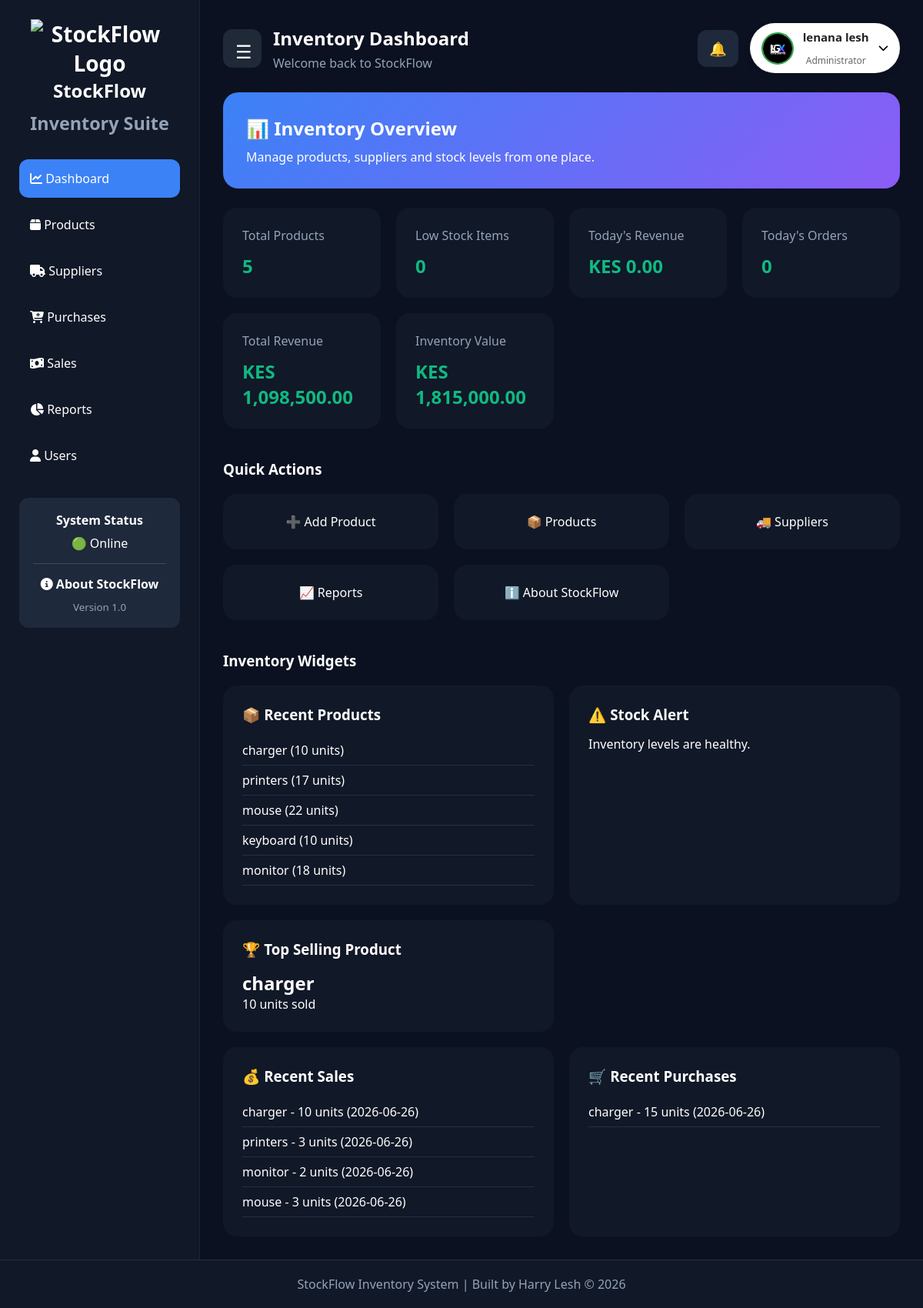
The page /dashboard (signed in) on the database as committed earlier.
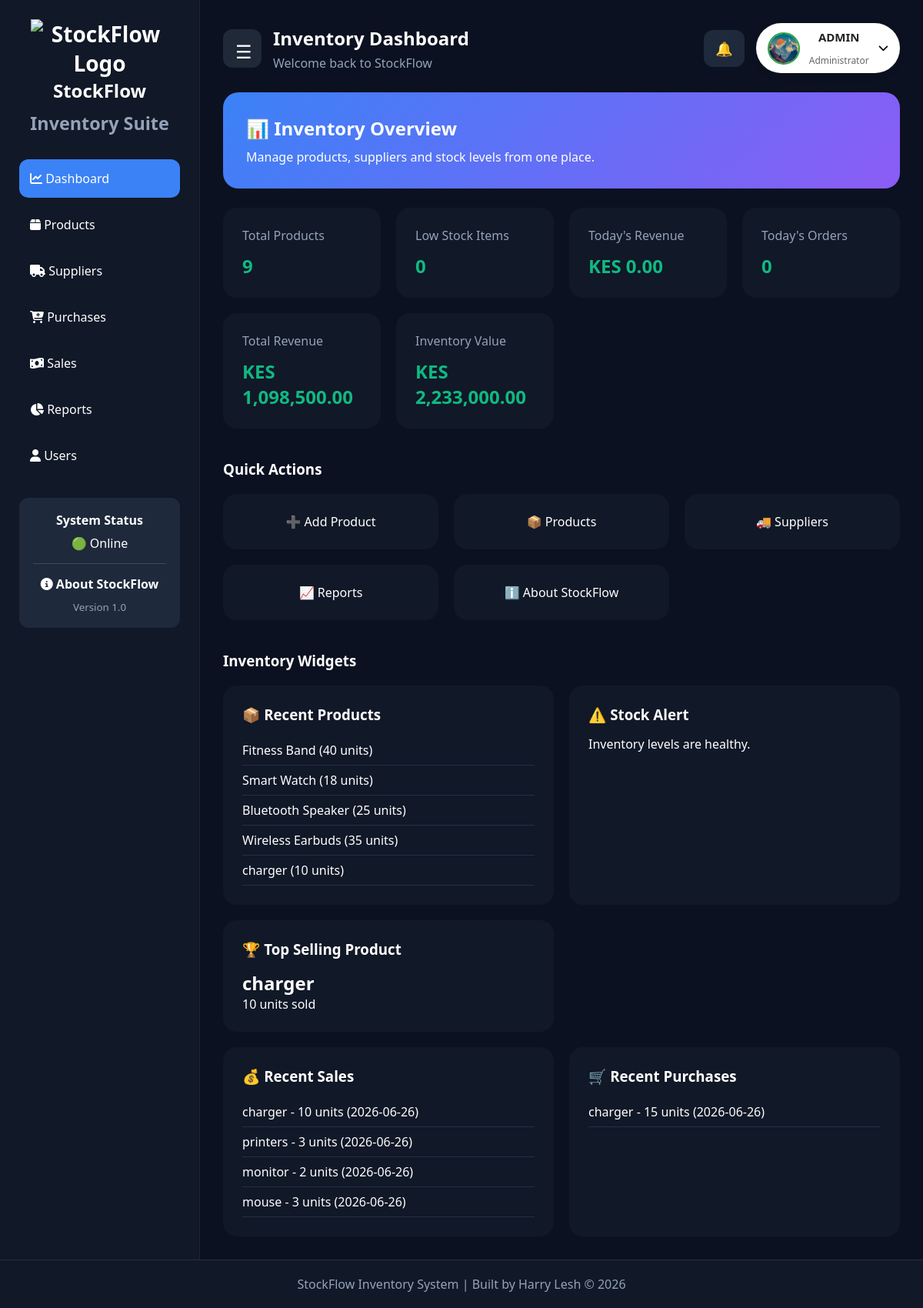
The same page on the database as committed later.
### tables this page shows
CREATE TABLE users(
      id INTEGER PRIMARY KEY AUTOINCREMENT,
      username TEXT UNIQUE NOT NULL,
      password TEXT NOT NULL
    , full_name TEXT, email TEXT, phone TEXT, profile_picture TEXT, role TEXT DEFAULT 'Administrator', last_login TEXT, created_at TEXT);

CREATE TABLE products(
        id INTEGER PRIMARY KEY AUTOINCREMENT,
        name TEXT NOT NULL,
        category TEXT NOT NULL,
        stock INTEGER NOT NULL,
        price REAL NOT NULL
    );

CREATE TABLE sales(
       id INTEGER PRIMARY KEY AUTOINCREMENT,
       product_id INTEGER NOT NULL,
       quantity INTEGER NOT NULL,
       selling_price REAL NOT NULL,
       customer_name TEXT NOT NULL,
       sale_date TEXT NOT NULL
    );

CREATE TABLE purchases(
       id INTEGER PRIMARY KEY AUTOINCREMENT,
        product_id INTEGER NOT NULL,
        supplier_id INTEGER NOT NULL,
        quantity INTEGER NOT NULL,
        cost REAL NOT NULL,
        purchase_date TEXT NOT NULL
    );

### routes/dashboard.py (the view)
@dashboard_bp.route("/dashboard")
@login_required
def dashboard():
    if "user" not in session:
        return redirect("/")
    conn = get_connection()
    cursor = conn.cursor()
    cursor.execute("SELECT COUNT(*) FROM products")
    total_products = cursor.fetchone()[0]
    cursor.execute("""
        SELECT COUNT(*)
        FROM products
        WHERE stock < 10
    """)
    low_stock = cursor.fetchone()[0]
    cursor.execute("""
        SELECT name, stock
        FROM products
        WHERE stock < 10
        ORDER BY stock ASC
    """)
    low_stock_products = cursor.fetchall()
    cursor.execute("""
        SELECT *
        FROM products
        ORDER BY id DESC
        LIMIT 5
    """)
    recent_products = cursor.fetchall()
    cursor.execute("""
        SELECT COALESCE(
            SUM(quantity * selling_price),
            0
        )
        FROM sales
    """)
    total_revenue = cursor.fetchone()[0]
    cursor.execute("""
        SELECT COALESCE(
            SUM(stock * price),
            0
        )
        FROM products
    """)
    inventory_value = cursor.fetchone()[0]
    cursor.execute("""
        SELECT
            products.name,
            sales.quantity,
            sales.sale_date
        FROM sales
        JOIN products
        ON sales.product_id = products.id
        ORDER BY sales.id DESC
        LIMIT 5
    """)
    recent_sales = cursor.fetchall()
    cursor.execute("""
        SELECT
            products.name,
            purchases.quantity,
            purchases.purchase_date
        FROM purchases
        JOIN products
        ON purchases.product_id = products.id
        ORDER BY purchases.id DESC
        LIMIT 5
    """)
    recent_purchases = cursor.fetchall()
    today = datetime.now().strftime("%Y-%m-%d")
    cursor.execute("""
        SELECT COALESCE(
            SUM(quantity * selling_price),
            0
        )
        FROM sales
        WHERE sale_date=?
    """, (today,))
    today_sales = cursor.fetchone()[0]
    cursor.execute("SELECT COUNT(*) FROM sales")
    total_orders = cursor.fetchone()[0]
    cursor.execute("""
        SELECT COUNT(*)
        FROM sales
        WHERE sale_date=?
    """, (today,))
    today_orders = cursor.fetchone()[0]
    cursor.execute("""
        SELECT
            products.name,
            SUM(sales.quantity) AS sold
        FROM sales
        JOIN products
        ON sales.product_id = products.id
        GROUP BY products.name
        ORDER BY sold DESC
        LIMIT 1
    """)
    top_product = cursor.fetchone()
    cursor.execute("""
        SELECT *
        FROM users
        WHERE username=?
    """, (session["user"],))
    user = cursor.fetchone()
    conn.close()
    return render_template(
        "dashboard.html",
        user=user,
        total_products=total_products,
        low_stock=low_stock,
        low_stock_products=low_stock_products,
        recent_products=recent_products,
        recent_sales=recent_sales,
        recent_purchases=recent_purchases,
        total_revenue=total_revenue,
        inventory_value=inventory_value,
        today_sales=today_sales,
        total_orders=total_orders,
        today_orders=today_orders,
        top_product=top_product
    )

### app.py (called while the page is built)
@app.context_processor
def inject_settings():
    conn = get_connection()
    cursor = conn.cursor()
    cursor.execute("""
        SELECT currency
        FROM settings
        LIMIT 1
    """)
    row = cursor.fetchone()
    conn.close()
    currency = "KES"
    if row and row[0]:
        currency = row[0]
    return dict(currency=currency)

@app.template_filter("currency")
def currency(value):
    try:
        return "{:,.2f}".format(float(value))
    except (ValueError, TypeError):
        return "0.00"

### database/models.py (called while the page is built)
def get_connection():
    conn = sqlite3.connect(DB_NAME)
    conn.row_factory = sqlite3.Row
    return conn

### templates/dashboard.html (shortened to what the changed rows need)
{% extends "layout.html" %}
{% block content %}
<div class="dashboard-wrapper">
    <aside class="sidebar">
        <div class="logo">
            <h2>StockFlow</h2>
        </div>
    </aside>
    <main class="main-content">
        <div class="topbar">
            <div class="top-left">
                <div>
                    <h2>Inventory Dashboard</h2>
                </div>
            </div>
            <div class="top-right">
                <div class="user-menu">
                    <button class="user-btn" id="userBtn">
                        {% if user and user[6] %}
                        <img src="{{ url_for('static', filename='uploads/users/' + user[6]) }}" class="nav-avatar">
                        {% else %}
                        <img src="{{ url_for('static', filename='images/default-user.png') }}" class="nav-avatar">
                        {% endif %}
                        <div class="user-info">
                            <strong>{{ user[3] }}</strong>
                            <small>{{ session["role"] }}</small>
                        </div>
                        <i class="fas fa-chevron-down"></i>
                    </button>
                </div>
            </div>
        </div>
        <div class="welcome-banner">
            <h2>📊 Inventory Overview</h2>
        </div>
        <div class="stats-grid">
            <div class="stat-card">
                <span>Total Products</span>
                <h2>{{ total_products }}</h2>
            </div>
            <div class="stat-card">
                <h2>{{ low_stock }}</h2>
            </div>
            <div class="stat-card">
                <h2>{{ currency }} {{ "%.0f"|format(today_sales)|currency }}</h2>
            </div>
            <div class="stat-card">
                <h2>{{ today_orders }}</h2>
            </div>
            <div class="stat-card">
                <h2>{{ currency }} {{ "%.0f"|format(total_revenue)|currency }}</h2>
            </div>
            <div class="stat-card">
                <span>Inventory Value</span>
                <h2>{{ currency }} {{ "%.0f"|format(inventory_value)|currency }}</h2>
            </div>
        </div>
        <div class="widgets-grid">
            <div class="widget-card">
                <ul>
                    {% for product in recent_products %}
                    <li>
                        {{ product[1] }}
                        ({{ product[3] }} units)
                    </li>
                    {% endfor %}
                </ul>
            </div>
            <div class="widget-card">
                <h3>🏆 Top Selling Product</h3>
                {% if top_product %}
                <h2>{{ top_product[0] }}</h2>
                <p>
                    {{ top_product[1] }} units sold
                </p>
                {% else %}
                <p>No sales recorded yet.</p>
                {% endif %}
            </div>
        </div>
        <div class="widgets-grid">
            <div class="widget-card">
                <ul>
                    {% for sale in recent_sales %}
                    <li>
                        {{ sale[0] }}
                        - {{ sale[1] }} units
                        ({{ sale[2] }})
                    </li>
                    {% endfor %}
                </ul>
            </div>
            <div class="widget-card">
                <ul>
                    {% for purchase in recent_purchases %}
                    <li>
                        {{ purchase[0] }}
                        - {{ purchase[1] }} units
                        ({{ purchase[2] }})
                    </li>
                    {% endfor %}
                </ul>
            </div>
        </div>
    </main>
</div>
{% endblock %}

Rows that differ between the two databases and show on the page:
no longer on this page (row unchanged): products: name "printers", stock "17"
no longer on this page (row unchanged): products: name "mouse", stock "22"
no longer on this page (row unchanged): products: name "keyboard", stock "10"
no longer on this page (row unchanged): products: name "monitor", stock "18"
changed users "Administrator": profile_picture: a different picture; full_name "lenana lesh" → "ADMIN"
added products: name "Fitness Band", stock "40"
added products: name "Smart Watch", stock "18"
added products: name "Bluetooth Speaker", stock "25"
added products: name "Wireless Earbuds", stock "35"
Other text that changed with them:
{{ total_products }}: "5" → "9"
{{ "%.0f"|format(inventory_value)|currency }}: "1,815,000.00" → "2,233,000.00"
